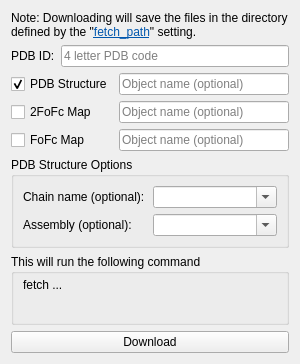
<?xml version="1.0" encoding="UTF-8"?>
<ui version="4.0">
 <class>Form</class>
 <widget class="QWidget" name="Form">
  <property name="geometry">
   <rect>
    <x>0</x>
    <y>0</y>
    <width>300</width>
    <height>358</height>
   </rect>
  </property>
  <property name="sizePolicy">
   <sizepolicy hsizetype="MinimumExpanding" vsizetype="Preferred">
    <horstretch>0</horstretch>
    <verstretch>0</verstretch>
   </sizepolicy>
  </property>
  <property name="minimumSize">
   <size>
    <width>300</width>
    <height>0</height>
   </size>
  </property>
  <property name="windowTitle">
   <string>Get PDB File</string>
  </property>
  <layout class="QVBoxLayout" name="verticalLayout">
   <item>
    <widget class="QLabel" name="label">
     <property name="sizePolicy">
      <sizepolicy hsizetype="Preferred" vsizetype="Minimum">
       <horstretch>0</horstretch>
       <verstretch>0</verstretch>
      </sizepolicy>
     </property>
     <property name="text">
      <string>&lt;html&gt;&lt;head/&gt;&lt;body&gt;&lt;p&gt;Note: Downloading will save the files in the directory defined by the &amp;quot;&lt;a href=&quot;http://pymolwiki.org/index.php/Fetch_Path&quot;&gt;&lt;span style=&quot; text-decoration: underline; color:#0057ae;&quot;&gt;fetch_path&lt;/span&gt;&lt;/a&gt;&amp;quot; setting.&lt;/p&gt;&lt;/body&gt;&lt;/html&gt;</string>
     </property>
     <property name="alignment">
      <set>Qt::AlignLeading|Qt::AlignLeft|Qt::AlignTop</set>
     </property>
     <property name="wordWrap">
      <bool>true</bool>
     </property>
     <property name="openExternalLinks">
      <bool>true</bool>
     </property>
     <property name="textInteractionFlags">
      <set>Qt::LinksAccessibleByMouse|Qt::TextSelectableByMouse</set>
     </property>
    </widget>
   </item>
   <item>
    <layout class="QHBoxLayout" name="horizontalLayout_2">
     <item>
      <widget class="QLabel" name="label_2">
       <property name="text">
        <string>PDB ID:</string>
       </property>
       <property name="buddy">
        <cstring>input_code</cstring>
       </property>
      </widget>
     </item>
     <item>
      <widget class="QLineEdit" name="input_code">
       <property name="toolTip">
        <string>4 letter PDB code</string>
       </property>
       <property name="text">
        <string notr="true"/>
       </property>
       <property name="maxLength">
        <number>4</number>
       </property>
       <property name="placeholderText">
        <string>4 letter PDB code</string>
       </property>
      </widget>
     </item>
    </layout>
   </item>
   <item>
    <layout class="QGridLayout" name="gridLayout">
     <item row="1" column="0">
      <widget class="QCheckBox" name="input_check_2fofc">
       <property name="text">
        <string>2FoFc Map</string>
       </property>
      </widget>
     </item>
     <item row="0" column="0">
      <widget class="QCheckBox" name="input_check_pdb">
       <property name="text">
        <string>PDB Structure</string>
       </property>
       <property name="checked">
        <bool>true</bool>
       </property>
      </widget>
     </item>
     <item row="2" column="0">
      <widget class="QCheckBox" name="input_check_fofc">
       <property name="text">
        <string>FoFc Map</string>
       </property>
      </widget>
     </item>
     <item row="0" column="1">
      <widget class="QLineEdit" name="input_name">
       <property name="text">
        <string notr="true"/>
       </property>
       <property name="placeholderText">
        <string>Object name (optional)</string>
       </property>
      </widget>
     </item>
     <item row="1" column="1">
      <widget class="QLineEdit" name="input_name_2fofc">
       <property name="text">
        <string notr="true"/>
       </property>
       <property name="placeholderText">
        <string>Object name (optional)</string>
       </property>
      </widget>
     </item>
     <item row="2" column="1">
      <widget class="QLineEdit" name="input_name_fofc">
       <property name="text">
        <string notr="true"/>
       </property>
       <property name="placeholderText">
        <string>Object name (optional)</string>
       </property>
      </widget>
     </item>
    </layout>
   </item>
   <item>
    <widget class="QGroupBox" name="groupBox">
     <property name="title">
      <string>PDB Structure Options</string>
     </property>
     <layout class="QGridLayout" name="gridLayout_3">
      <item row="0" column="0">
       <widget class="QLabel" name="label_3">
        <property name="text">
         <string>Chain name (optional):</string>
        </property>
        <property name="buddy">
         <cstring>input_chain</cstring>
        </property>
       </widget>
      </item>
      <item row="1" column="1">
       <widget class="QComboBox" name="input_assembly">
        <property name="editable">
         <bool>true</bool>
        </property>
       </widget>
      </item>
      <item row="1" column="0">
       <widget class="QLabel" name="label_4">
        <property name="text">
         <string>Assembly (optional):</string>
        </property>
        <property name="buddy">
         <cstring>input_assembly</cstring>
        </property>
       </widget>
      </item>
      <item row="0" column="1">
       <widget class="QComboBox" name="input_chain">
        <property name="editable">
         <bool>true</bool>
        </property>
       </widget>
      </item>
     </layout>
     <zorder>input_chain</zorder>
     <zorder>label_3</zorder>
     <zorder>label_4</zorder>
     <zorder>input_assembly</zorder>
    </widget>
   </item>
   <item>
    <widget class="QGroupBox" name="groupBox_2">
     <property name="sizePolicy">
      <sizepolicy hsizetype="Preferred" vsizetype="Expanding">
       <horstretch>0</horstretch>
       <verstretch>0</verstretch>
      </sizepolicy>
     </property>
     <property name="title">
      <string>This will run the following command</string>
     </property>
     <layout class="QGridLayout" name="gridLayout_2">
      <property name="topMargin">
       <number>4</number>
      </property>
      <property name="bottomMargin">
       <number>2</number>
      </property>
      <item row="0" column="0">
       <widget class="QLabel" name="output_command">
        <property name="sizePolicy">
         <sizepolicy hsizetype="Expanding" vsizetype="Expanding">
          <horstretch>0</horstretch>
          <verstretch>0</verstretch>
         </sizepolicy>
        </property>
        <property name="text">
         <string>fetch ...</string>
        </property>
        <property name="alignment">
         <set>Qt::AlignLeading|Qt::AlignLeft|Qt::AlignTop</set>
        </property>
        <property name="wordWrap">
         <bool>true</bool>
        </property>
        <property name="textInteractionFlags">
         <set>Qt::TextSelectableByKeyboard|Qt::TextSelectableByMouse</set>
        </property>
       </widget>
      </item>
     </layout>
    </widget>
   </item>
   <item>
    <widget class="QPushButton" name="button_ok">
     <property name="text">
      <string>Download</string>
     </property>
    </widget>
   </item>
  </layout>
 </widget>
 <tabstops>
  <tabstop>input_code</tabstop>
  <tabstop>input_check_pdb</tabstop>
  <tabstop>input_name</tabstop>
  <tabstop>input_check_2fofc</tabstop>
  <tabstop>input_name_2fofc</tabstop>
  <tabstop>input_check_fofc</tabstop>
  <tabstop>input_name_fofc</tabstop>
  <tabstop>input_chain</tabstop>
  <tabstop>input_assembly</tabstop>
  <tabstop>button_ok</tabstop>
 </tabstops>
 <resources/>
 <connections/>
</ui>
